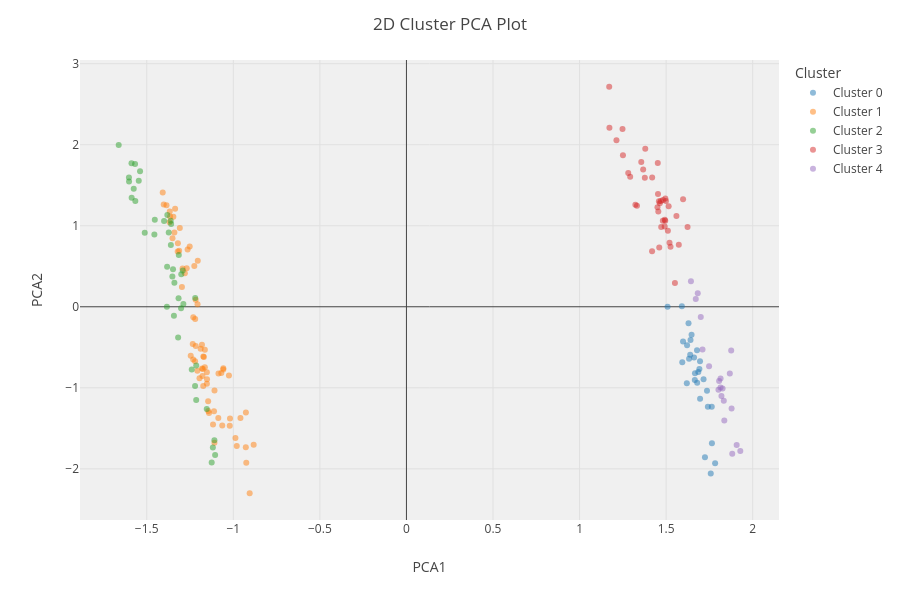
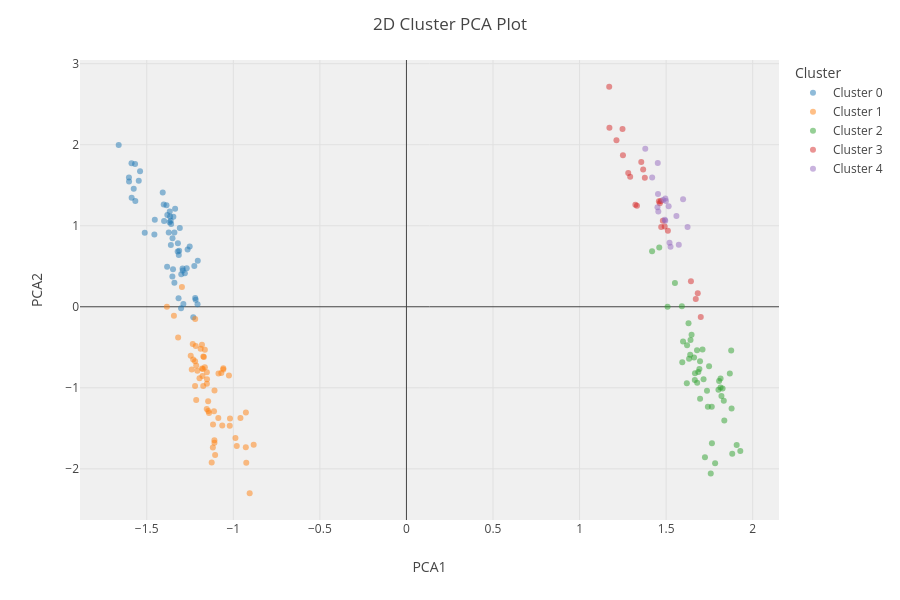
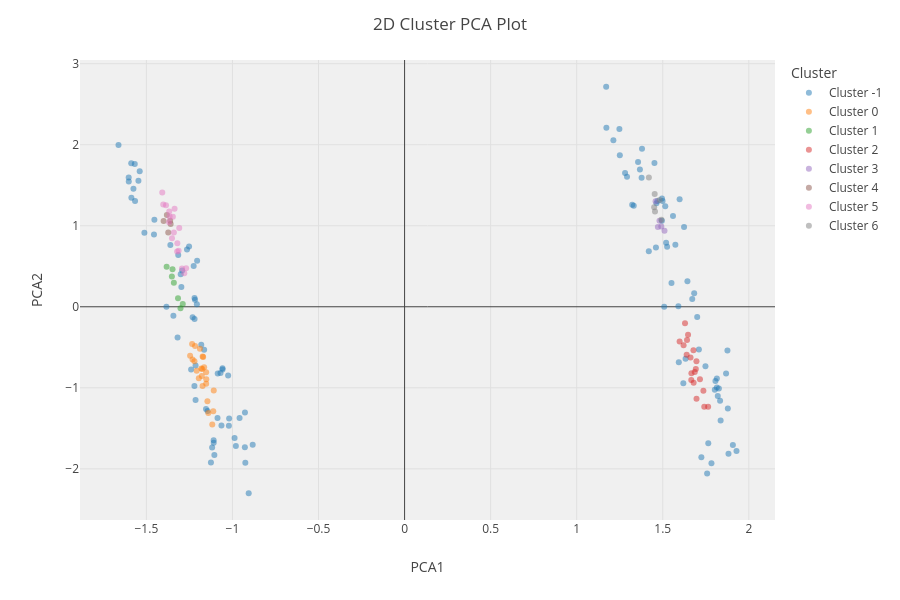

Write notebook code for charts like these, in order.
### Code cell
# KMeans
print("Evalauation of KMeans:\n\n")
plot_model(kmeans, plot='cluster')
evaluate_model(kmeans)

# Agglomerative
print("Evalauation of Agglomerative Clustering:\n\n")
plot_model(agg, plot='cluster')
evaluate_model(agg)

# DBSCAN
print("Evalauation of DBSCAN:\n\n")
plot_model(dbscan, plot='cluster')
evaluate_model(dbscan)
